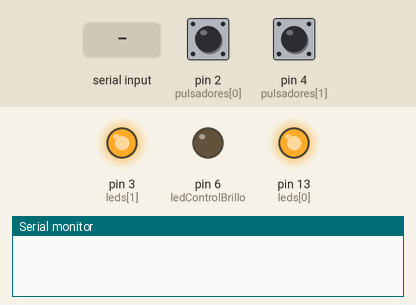
Simulated run of this sketch. Board: Arduino Uno, built with avr-gcc and run on an emulated ATmega328P. Parts: output pins drawn as LEDs (lit = HIGH), the last lines printed to the serial monitor. Inputs (shaded band) come from the test bench; at power-on: pin 2 (pulsadores[0]) HIGH, pin 4 (pulsadores[1]) HIGH.

Above: at 1.2 s.
1.3 s: "1}" received over the second serial link
At 2.0 s:
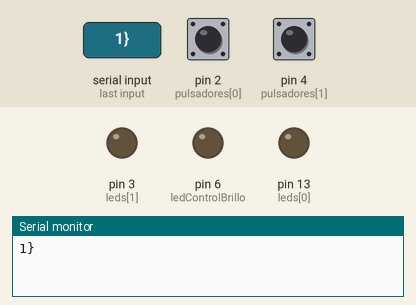
2.8 s: pin 2 (pulsadores[0]) pulled LOW for 0.15 s
At 3.7 s:
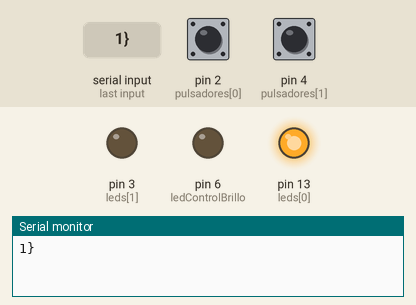
4.5 s: pin 2 (pulsadores[0]) pulled LOW for 1 s
At 6.5 s:
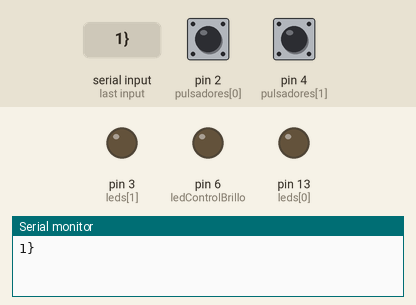
7.0 s: pin 2 (pulsadores[0]) pulled LOW for 3.2 s
At 10.9 s:
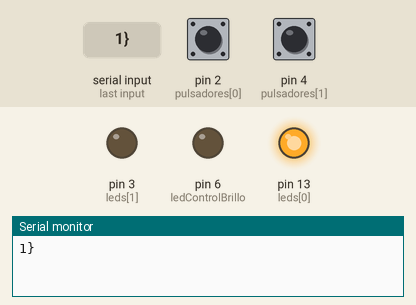
Timing chart, 0 to 12.4 s (numbered marks = the images above; inputs shaded):
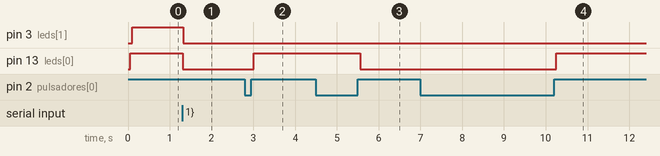

Measured:
- after the input at 1.3 s, pin 3 (leds[1]), pin 13 (leds[0]): HIGH → LOW at once
- after the input at 2.8 s, pin 13 (leds[0]): LOW → HIGH after 0.21 s
- after the input at 4.5 s, pin 13 (leds[0]): HIGH → LOW after 1.1 s
- after the input at 7.0 s, pin 13 (leds[0]): LOW → HIGH after 3.3 s

The sketch:

comunicacion_bidereccional_bluetooth.ino
```cpp
/*

Comunicación serial bidireccional.

- Los datos recibidos bienen de una aplicacion creada en appInventor a travez de bluetooth

* Código escrito por: Esteban Carrillo para EDEPTEC.
* Página web: https://www.edeptec.com
* Facebook: @edeptec
* Youtube: https://youtube.com/c/EDEPTEC

*/
#include <ArduinoJson.h>  // Libreria para convertir string a JSON
#include <SoftwareSerial.h>

#define rxPin 10
#define txPin 11

SoftwareSerial mySerial(rxPin, txPin);  // crear un nuevo onjeto SoftwareSerial

int leds[2] = { 13, 3 };  // Pines en donde van conectados los leds
int ledControlBrillo = 6;

int pulsadores[2] = { 2, 4 };  // Pines en donde van conectados los pulsadores

String str = "";  // Almacena el string recivido por el puerto serial

const int numeroDeDatos = 2;  // Numero de datos a recibir
int dato[numeroDeDatos];      // Array para almacenar los valores de los datos recibidos
int valorSlider = 0;          //Almacena valor pwm 0-255

bool estadoPrevio[2] = { 0, 0 };  //Estados previos de los pulsadores "Antirrebote"

/**
 * Configura los pines de los LEDs como salidas, de los pulsadores como entradas
 * y establece la velocidad de comunicación serial.
 */
void setup() {
  mySerial.begin(9600);
  Serial.begin(9600);
  for (int i = 0; i < numeroDeDatos; i++) {
    pinMode(leds[i], OUTPUT);
    digitalWrite(leds[i], LOW);
    pinMode(pulsadores[i], INPUT_PULLUP);
  }
  pinMode(ledControlBrillo, OUTPUT);
}

/**
 * Bucle principal del programa.
 *
 * En este bucle se verifica si hay datos disponibles en el puerto serie,
 * si es así se almacenan en un string y se convierten a un objeto JSON.
 * Luego se extraen los valores de los datos recibidos y se almacenan en un
 * array. Finalmente se actualiza el brillo de los LEDs con los valores
 * del array.
 */
void loop() {

  JsonDocument doc;  // Asigna el documento JSON a doc

  if (mySerial.available() > 0) {  // Verificar si hay datos disponibles
    // Leer hasta el final del string
    str = mySerial.readStringUntil('}');  //String en este punto {"value1":255,"value2":255,"value3":255
    // Agregar "}" al final del string
    str.concat("}");  //String en este punto: {"value1":255,"value2":255,"value3":255}

    Serial.println(str);                                     // Imprime el string en el monitor serial
    DeserializationError error = deserializeJson(doc, str);  // Convertir el string a JSON

    if (error) {  // Verificar si hubo un error en la conversion
      Serial.print(F("deserializeJson() failed: "));
      Serial.println(error.f_str());
      return;
    }

    // Extrae los valores de los datos recibidos y los almacena en el array dato
    dato[0] = doc["Switch1"].as<boolean>();  //Valor del LED N°1
    dato[1] = doc["Switch2"].as<boolean>();  //Valor del LED N°2
    valorSlider = doc["slider1"].as<int>();  //Valor de pwm para: ledControlBrillo
  }

  bool estadoPulsador[2] = { 0, 0 };  // Almacena estados de los pulsadores

  for (int i = 0; i < numeroDeDatos; i++) {
    estadoPulsador[i] = digitalRead(pulsadores[i]);  // Estados lógicos del los pulsador

    if (estadoPulsador[i] != estadoPrevio[i] && estadoPulsador[i] == HIGH) {  // Implementación antirrebote && si se presiona el pulsador:

      dato[i] = !dato[i];                           // Hace un intercabio de valores ejemplo si antes era true ahora es false
      doc["Switch1"] = dato[0] ? "true" : "false";  //Establece le valor de "true" o "false" a la propiedad "Switch1" ejemplo {"Switch1":"true"}
      doc["Switch2"] = dato[1] ? "true" : "false";

      serializeJson(doc, mySerial);  // Convierte el json a string y lo envia a traves del puerto serial.
    }
    delay(10);                            // Pausa de 10ms
    estadoPrevio[i] = estadoPulsador[i];  //Implementacion Antirrebote

    digitalWrite(leds[i], dato[i]);  //Enciende o apaga los leds
  }

  analogWrite(ledControlBrillo, valorSlider);  // Controla el brillo del led "Pwm"
}
```
